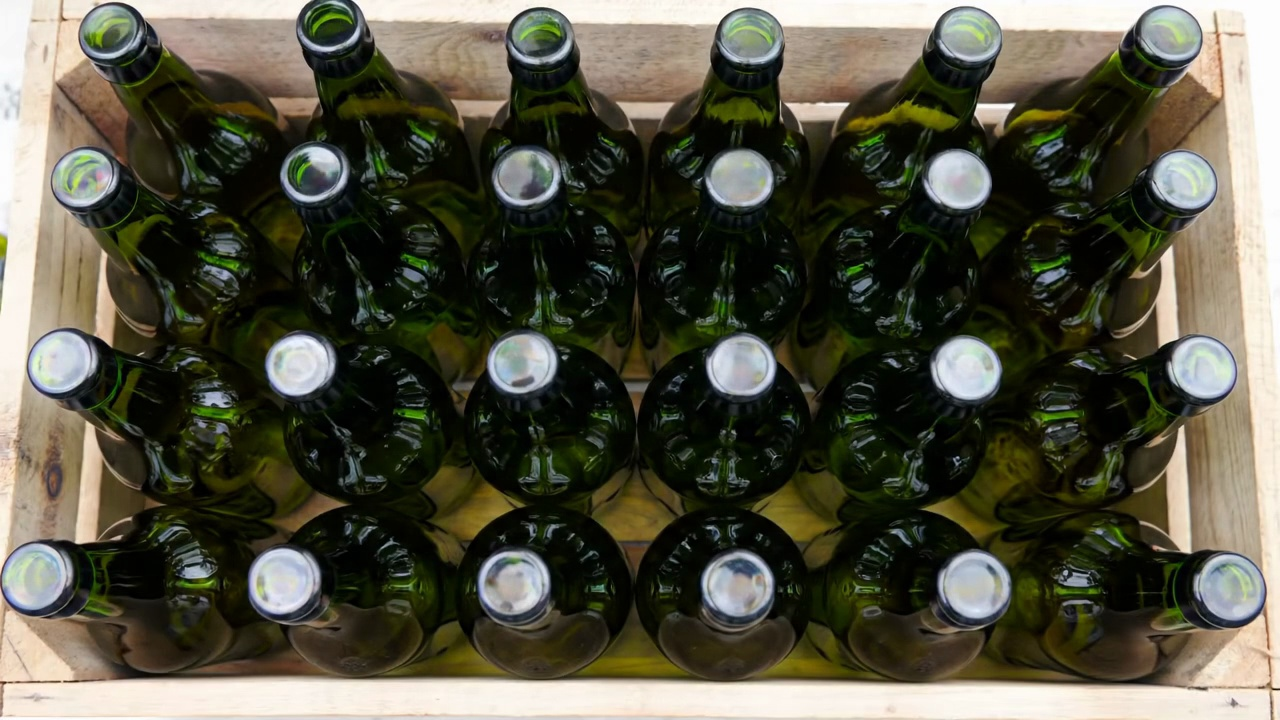
#> input picture sample_frame.jpg, 1280 x 720 px
$ python tune_params.py --image sample_frame.jpg
#> lines starting #> are read from the running program, lines starting #| are printed output that depends on the picture; after the words box and inside, x2 and y2 are one past the last pixel; in counts of white or black regions, pixels touching at a corner belong together
#> in main, frame is the input picture: shape (720, 1280, 3); mean B, G, R 68.6, 83.9, 85.3
#!/usr/bin/env python3
import cv2
import numpy as np
import argparse
import os

def create_trackbars(window_name):
    """Create trackbars for parameter tuning"""
    cv2.createTrackbar('Min Radius', window_name, 15, 100, lambda x: None)
    cv2.createTrackbar('Max Radius', window_name, 60, 150, lambda x: None)
    cv2.createTrackbar('Min Distance', window_name, 20, 100, lambda x: None)
    cv2.createTrackbar('Param1', window_name, 30, 300, lambda x: None)
    cv2.createTrackbar('Param2', window_name, 30, 100, lambda x: None)
    cv2.createTrackbar('Method', window_name, 0, 2, lambda x: None)  # 0: Hough, 1: Contour, 2: Both

def get_trackbar_values(window_name):
    """Get current trackbar values"""
    min_radius = cv2.getTrackbarPos('Min Radius', window_name)
    max_radius = cv2.getTrackbarPos('Max Radius', window_name)
    min_distance = cv2.getTrackbarPos('Min Distance', window_name)
    param1 = cv2.getTrackbarPos('Param1', window_name)
    param2 = cv2.getTrackbarPos('Param2', window_name)
    method = cv2.getTrackbarPos('Method', window_name)

    return min_radius, max_radius, min_distance, param1, param2, method

def detect_bottles_hough(frame, min_radius, max_radius, min_distance, param1, param2):
    """Detect bottles using Hough Circle Transform"""
#> called with min_radius = 15, max_radius = 60, min_distance = 20, param1 = 30, param2 = 30
    # Convert to grayscale
    gray = cv2.cvtColor(frame, cv2.COLOR_BGR2GRAY)
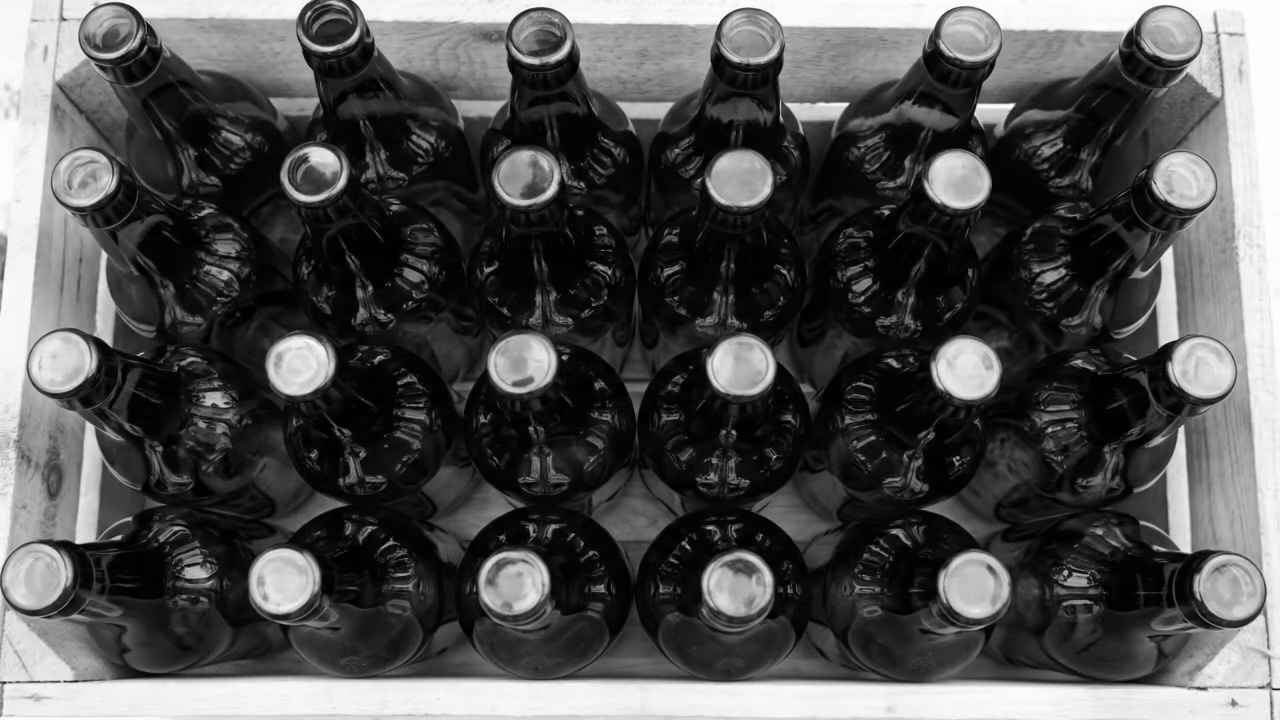
#> gray: shape (720, 1280); min 0, max 255, mean 82.5

    # Apply blur to reduce noise
    blurred = cv2.GaussianBlur(gray, (9, 9), 2)

    # Apply Hough Circle Transform
    circles = cv2.HoughCircles(
        blurred,
        cv2.HOUGH_GRADIENT,
        dp=1,
        minDist=min_distance,
        param1=param1,
        param2=param2,
        minRadius=min_radius,
        maxRadius=max_radius
    )
#> circles = 76 rows, first 8: [733.5, 590.5, 40.8], [1168.5, 37.5, 29.3], [1232.5, 585.5, 33.8], [960.5, 49.5, 38.9], [124.5, 47.5, 35], [85.5, 180.5, 36.1], [976.5, 584.5, 32.5], [1193.5, 376.5, 44.9]

    # Process detected circles
    bottles = []
    if circles is not None:
        circles = np.uint16(np.around(circles))
#> circles = 76 rows, first 8: [734, 590, 41], [1168, 38, 29], [1232, 586, 34], [960, 50, 39], [124, 48, 35], [86, 180, 36], [976, 584, 32], [1194, 376, 45]
        for circle in circles[0, :]:
            x, y, r = circle
            bottles.append((x, y, r))
#> this loop made 76 passes
#> (x, y, r) on passes 1 to 12: (734, 590, 41), (1168, 38, 29), (1232, 586, 34), (960, 50, 39), (124, 48, 35), (86, 180, 36), (976, 584, 32), (1194, 376, 45), (32, 580, 29), (540, 44, 37), (60, 364, 36), (336, 42, 37)
#> after the loop, bottles = 76 items, first 6: (734, 590, 41), (1168, 38, 29), (1232, 586, 34), (960, 50, 39), (124, 48, 35), (86, 180, 36)

    return bottles

def detect_bottles_contour(frame, min_radius, max_radius):
    """Detect bottles using contour detection"""
    # Convert to grayscale
    gray = cv2.cvtColor(frame, cv2.COLOR_BGR2GRAY)

    # Apply blur and threshold
    blurred = cv2.GaussianBlur(gray, (9, 9), 2)
    _, thresh = cv2.threshold(blurred, 50, 255, cv2.THRESH_BINARY_INV + cv2.THRESH_OTSU)

    # Find contours
    contours, _ = cv2.findContours(thresh, cv2.RETR_EXTERNAL, cv2.CHAIN_APPROX_SIMPLE)

    # Filter contours by size and shape
    bottles = []
    for contour in contours:
        # Calculate area and perimeter
        area = cv2.contourArea(contour)
        perimeter = cv2.arcLength(contour, True)

        # Filter out small contours
        if area < 500:
            continue

        # Check circularity
        circularity = 4 * np.pi * (area / (perimeter * perimeter)) if perimeter > 0 else 0
        if circularity < 0.5:  # Not circular enough
            continue

        # Get bounding circle
        (x, y), radius = cv2.minEnclosingCircle(contour)
        if min_radius <= radius <= max_radius:
            bottles.append((int(x), int(y), int(radius)))

    return bottles

def main():
    parser = argparse.ArgumentParser(description="Tune bottle detection parameters")
    parser.add_argument("-i", "--image", required=True, help="Path to input image file")
    args = parser.parse_args()

    # Check if image exists
    if not os.path.isfile(args.image):
        print(f"Error: Image file '{args.image}' not found")
        return

    # Read image
    frame = cv2.imread(args.image)
    if frame is None:
        print(f"Error: Could not read image {args.image}")
        return

    # Create window and trackbars
    window_name = "Parameter Tuning"
    cv2.namedWindow(window_name, cv2.WINDOW_NORMAL)
    create_trackbars(window_name)

    print("Press 'q' to quit, 's' to save parameters")

    while True:
        # Get current parameter values
        min_radius, max_radius, min_distance, param1, param2, method = get_trackbar_values(window_name)

        # Process frame with current parameters
        result = frame.copy()

        if method == 0 or method == 2:  # Hough or Both
            bottles_hough = detect_bottles_hough(frame, min_radius, max_radius, min_distance, param1, param2)
#> bottles_hough has the same summary as bottles in detect_bottles_hough
            for (x, y, r) in bottles_hough:
                cv2.circle(result, (x, y), r, (0, 255, 0), 2)
                cv2.circle(result, (x, y), 2, (0, 0, 255), 3)
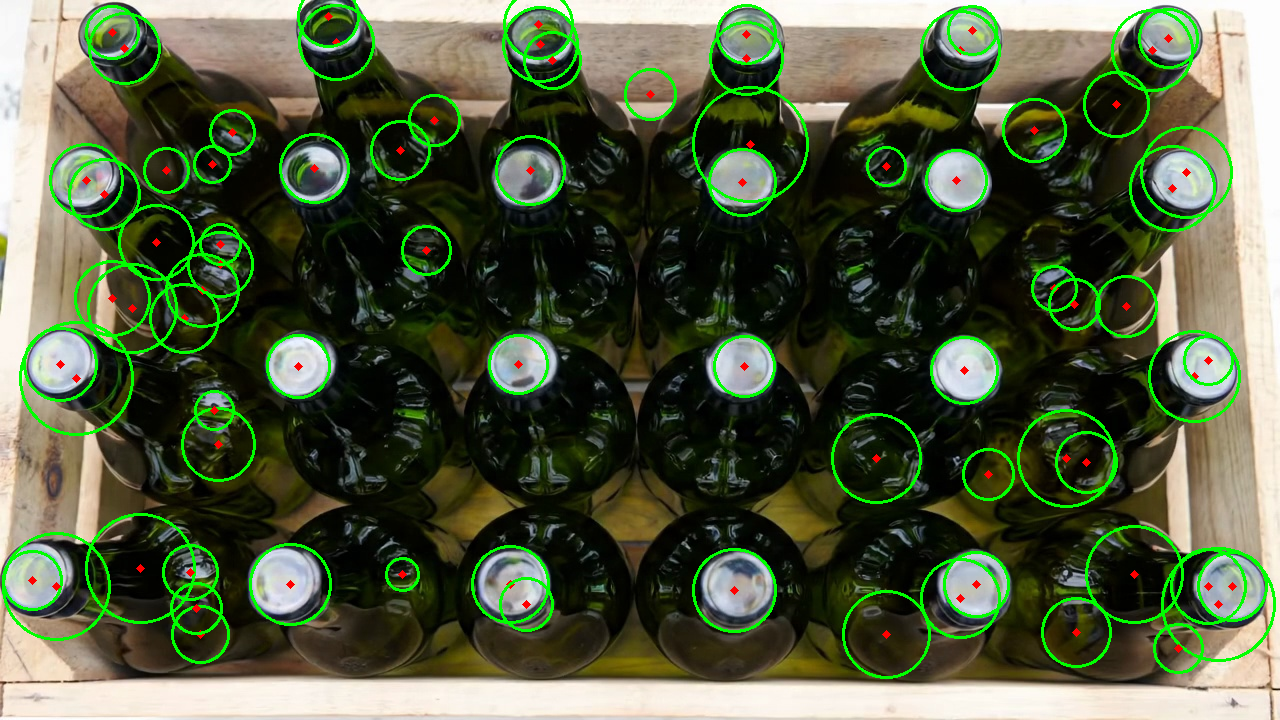
#> result: shape (720, 1280, 3); 5.3% of pixels changed, all inside (x1, y1, x2, y2) = (2, 0, 1276, 679)

            if method == 0:
                bottle_count = len(bottles_hough)
#> bottle_count = 76
                text = f"Bottles (Hough): {bottle_count}"
#> text = 'Bottles (Hough): 76'
                cv2.putText(result, text, (20, 40), cv2.FONT_HERSHEY_SIMPLEX, 0.7, (0, 255, 0), 2)

        if method == 1 or method == 2:  # Contour or Both
            bottles_contour = detect_bottles_contour(frame, min_radius, max_radius)
            for (x, y, r) in bottles_contour:
                # Use blue color for contour method to distinguish
                cv2.circle(result, (x, y), r, (255, 0, 0), 2)
                cv2.circle(result, (x, y), 2, (0, 0, 255), 3)

            if method == 1:
                bottle_count = len(bottles_contour)
                text = f"Bottles (Contour): {bottle_count}"
                cv2.putText(result, text, (20, 40), cv2.FONT_HERSHEY_SIMPLEX, 0.7, (255, 0, 0), 2)

        if method == 2:
            hough_count = len(bottles_hough)
            contour_count = len(bottles_contour)
            text1 = f"Bottles (Hough): {hough_count}"
            text2 = f"Bottles (Contour): {contour_count}"
            cv2.putText(result, text1, (20, 40), cv2.FONT_HERSHEY_SIMPLEX, 0.7, (0, 255, 0), 2)
            cv2.putText(result, text2, (20, 80), cv2.FONT_HERSHEY_SIMPLEX, 0.7, (255, 0, 0), 2)

        # Display parameter info
        param_text = f"Min Radius: {min_radius}, Max Radius: {max_radius}, Min Distance: {min_distance}"
        other_param_text = f"Param1: {param1}, Param2: {param2}"
        cv2.putText(result, param_text, (20, result.shape[0] - 60), cv2.FONT_HERSHEY_SIMPLEX, 0.7, (255, 255, 255), 2)
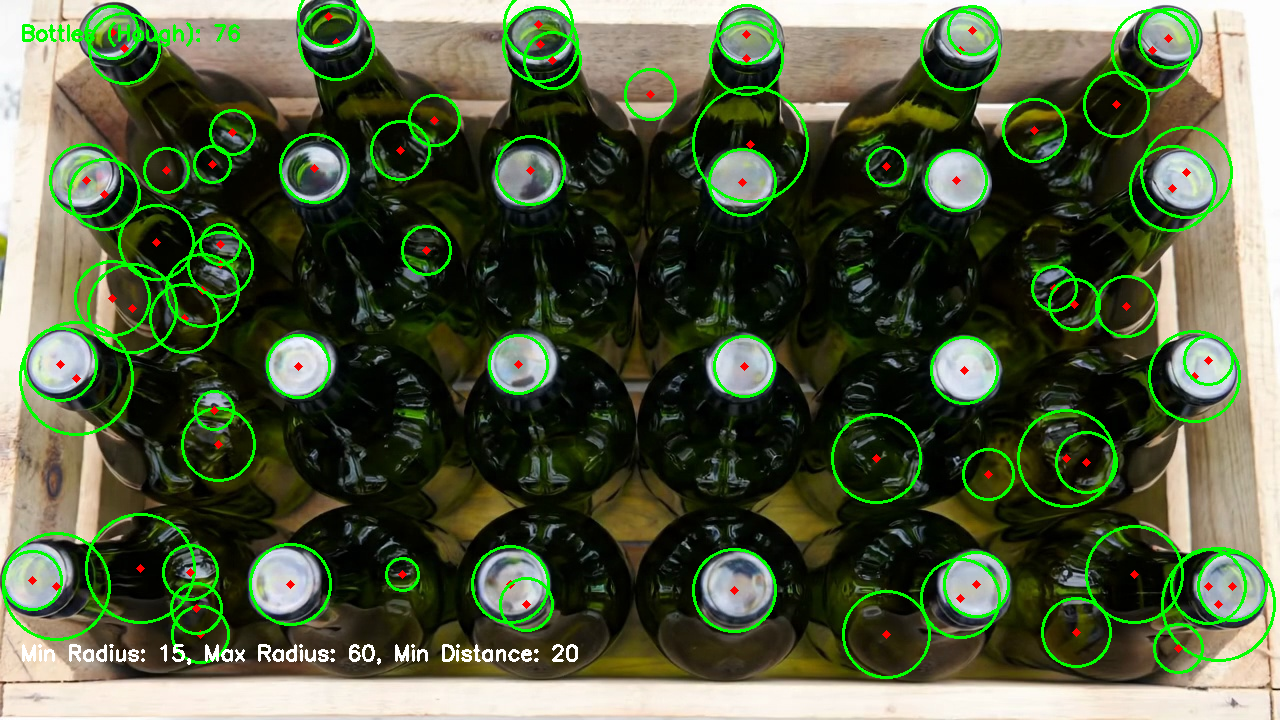
#> result: shape (720, 1280, 3); mean B, G, R 65.3, 92.9, 82.1
        cv2.putText(result, other_param_text, (20, result.shape[0] - 20), cv2.FONT_HERSHEY_SIMPLEX, 0.7, (255, 255, 255), 2)
#> result: shape (720, 1280, 3); 0.18% of pixels changed, all inside (x1, y1, x2, y2) = (22, 684, 301, 705)

        # Show result
        cv2.imshow(window_name, result)

        # Handle key presses
        key = cv2.waitKey(100) & 0xFF
#> (key q is pressed here)
        if key == ord('q'):
            break
        elif key == ord('s'):
            # Save parameters to a file
            with open("bottle_counter_params.txt", "w") as f:
                f.write(f"min_radius = {min_radius}\n")
                f.write(f"max_radius = {max_radius}\n")
                f.write(f"min_distance = {min_distance}\n")
                f.write(f"param1 = {param1}\n")
                f.write(f"param2 = {param2}\n")
            print(f"Parameters saved to bottle_counter_params.txt")

    cv2.destroyAllWindows()

if __name__ == "__main__":
    main()
